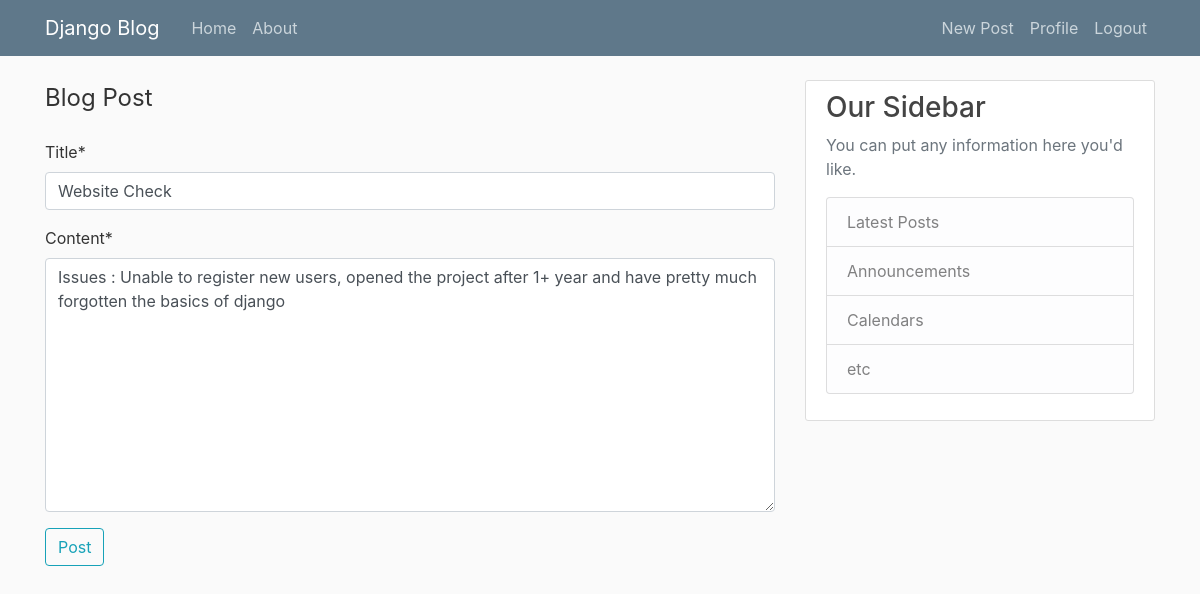
The page /post/17/update/ (signed in) on the database its author committed.
### project_blog/models.py (models this page shows, shortened)
class Post(models.Model):
    title=models.CharField(max_length=100)
    content=models.TextField()
    date_posted=models.DateTimeField(default=timezone.now)
    author=models.ForeignKey(User,on_delete=models.CASCADE)

### project_blog/views.py (the view, shortened to what this page needs)
# urls.py: path('post/<int:pk>/update/', PostUpdateView.as_view(),name='post_update'),
class PostUpdateView(LoginRequiredMixin,UserPassesTestMixin, UpdateView):
    model=Post
    fields=['title','content']
    def test_func(self):
        post=self.get_object()
        if self.request.user == post.author:
            return True
        return False

### project_blog/templates/project_blog/post_form.html (shortened to what this page needs)
{% extends "project_blog/base.html" %}
{% load crispy_forms_tags %}
{% block content %}
    <div class="content_section">
        <form method="POST">
            <fieldset class="form_group">
                <legend class="border_bottom mb-4">Blog Post</legend>
                {{ form|crispy }}
            </fieldset>
            <div class="form_group">
                <button class="btn btn-outline-info" type="submit">Post</button>
            </div>
        </form>
    </div>
{% endblock content %}

### project_blog/static/project_blog/main.css (style rules this page uses)
body { background: #fafafa; color: #333333; margin-top: 5rem; }

### rows shown on the page
Post: title "Website Check", content "Issues : Unable to register new users, opened the project after 1+ year and have pretty much forgotten the basics of django"
